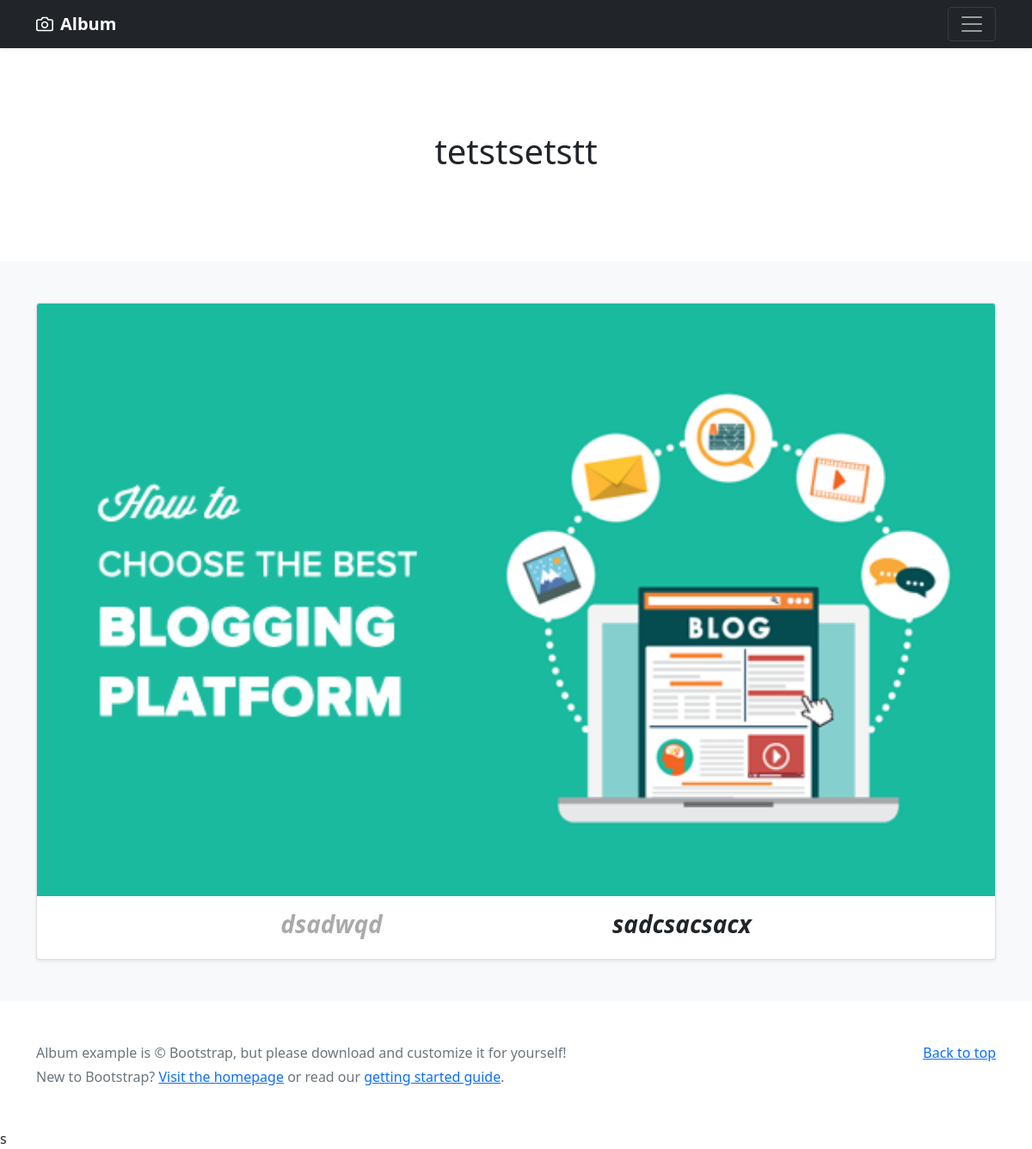
Screenshot of /home/blog_detail/7 with the database file from the repository.
### tables this page shows
CREATE TABLE `articles` (
  `blogid` int(11) NOT NULL,
  `blog_title` varchar(250) DEFAULT NULL,
  `blog_desc` text DEFAULT NULL,
  `blog_img` varchar(300) DEFAULT NULL,
  `status` tinyint(1) NOT NULL DEFAULT 1 COMMENT 'unpublished=>0  published=>1',
  `created_on` timestamp NOT NULL DEFAULT current_timestamp(),
  `updated_on` timestamp NOT NULL DEFAULT current_timestamp() ON UPDATE current_timestamp()
);

### application/controllers/home.php (called while the page is built, shortened)
<?php
class home extends CI_Controller {
	public function blog_detail($blog_id )
	{
		$this->load->model('article_model','am');
		$result=$this->am->detailBlog($blog_id);
		$data['result']=$result;
		$this->load->view('detailBlog_view',$data);
	}
}

### index.php (called while the page is built, shortened)
<?php
require_once BASEPATH.'core/CodeIgniter.php';

### application/models/article_model.php (called while the page is built, shortened)
<?php
class article_model extends CI_Model{
  function detailBlog($blog_id){
     $result=$this->db->query("SELECT `blogid`, `blog_title`, `blog_desc`, `blog_img`, `status`, `created_on`, `updated_on` FROM `articles` WHERE `blogid`= '$blog_id'");
    return $result->result_array();
  }
}
 ?>

### application/views/detailBlog_view.php (the view, shortened to what this page needs)
<!doctype html>
<html lang="en">
  <head>
    <link href="https://cdn.jsdelivr.net/npm/bootstrap@5.0.1/dist/css/bootstrap.min.css" rel="stylesheet">
  </head>
  <body>
    <header>
  <div class="navbar navbar-dark bg-dark shadow-sm">
    <div class="container">
      <a href="<?= base_url(); ?>" class="navbar-brand d-flex align-items-center">
        <strong>Album</strong>
      </a>
      <button class="navbar-toggler" type="button" data-bs-toggle="collapse" data-bs-target="#navbarHeader" aria-controls="navbarHeader" aria-expanded="false" aria-label="Toggle navigation">
        <span class="navbar-toggler-icon"></span>
      </button>
    </div>
  </div>
</header>
<main>
  <section class="py-5 text-center container">
    <div class="row py-lg-5">
      <div class="col-lg-6 col-md-8 mx-auto">
        <h1 class="fw-light"><?=$result[0]['blog_title']; ?></h1>
      </div>
    </div>
  </section>
  <div class="album py-5 bg-light">
    <div class="container">
      <div class="row row-cols-1 row-cols-sm-2 row-cols-md-3 g-3">
        <div class="col-md-12">
            <div class="card shadow-sm">
              <img class=" card-img-top" width="100%"   role="img" src='<?= base_url().$result[0]['blog_img']; ?>'></img>
              <div class="card-body">
                <div class="d-flex justify-content-between align-items-center">
                  <p><?= $result[0]['blog_desc']; ?></p>
                </div>
              </div>
            </div>
          </div>
      </div>
    </div>
  </div>
</main>
<footer class="text-muted py-5">
  <div class="container">
    <p class="float-end mb-1">
      <a href="#">Back to top</a>
    </p>
    <p class="mb-1">Album example is &copy; Bootstrap, but please download and customize it for yourself!</p>
    <p class="mb-0">New to Bootstrap? <a href="/">Visit the homepage</a> or read our <a href="/docs/5.0/getting-started/introduction/">getting started guide</a>.</p>
  </div>
</footer>
  </body>
</html>s

### rows the page displays
articles: blog_title "tetstsetstt", blog_img (picture), blog_desc "dsadwqd sadcsacsacx"
